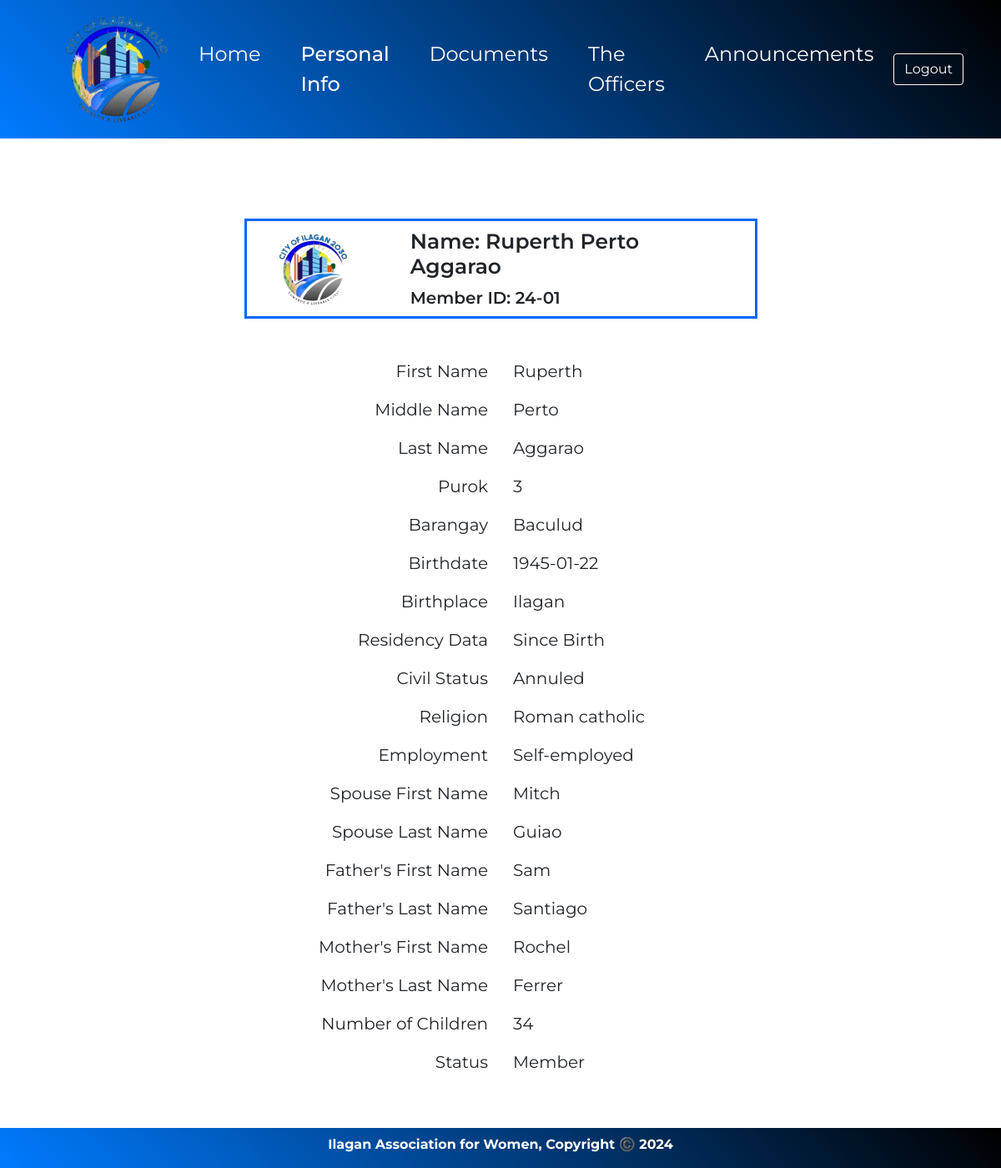
The app's page /user_PersonalInfo.php (signed in) with its own data.
### tables this page shows
CREATE TABLE `resident_info` (
  `resident_id` varchar(10) NOT NULL,
  `first_name` varchar(50) NOT NULL,
  `middle_name` varchar(50) NOT NULL,
  `last_name` varchar(50) NOT NULL,
  `purok` varchar(50) NOT NULL,
  `barangay` varchar(50) NOT NULL,
  `suffix` varchar(50) NOT NULL,
  `alias` varchar(50) NOT NULL,
  `birthday` varchar(50) NOT NULL,
  `sex` varchar(50) NOT NULL,
  `mobile_no` varchar(50) NOT NULL,
  `email` varchar(50) NOT NULL,
  `religion` varchar(50) NOT NULL,
  `civil_stat` varchar(50) NOT NULL,
  `voter_stat` varchar(50) NOT NULL,
  `fathers_last_name` varchar(50) NOT NULL,
  `mothers_first_name` varchar(50) NOT NULL,
  `mothers_last_name` varchar(50) NOT NULL,
  `num_children` varchar(50) NOT NULL,
  `stat` varchar(255) DEFAULT NULL,
  `username` varchar(50) NOT NULL,
  `password` varchar(50) NOT NULL,
  `submission_date` date NOT NULL
);

### functions.php (called while the page is built, shortened)
<?php
    class User
    {
        private $conn;
        public function __construct()
        {
            $database = new Database();
            $db = $database->dbConnection();
            $this->conn = $db;
        }
        public function runQuery($sql)
        {
            $stmt = $this->conn->prepare($sql);
            return $stmt;
        }
    }
?>

### user_PersonalInfo.php (the view, shortened to what this page needs)
<?php
require_once ('functions.php');
$userObj = new User();
?>
<!DOCTYPE html>
<html>
<head>
    <link rel="stylesheet" href="stylesheets/user_PersonalInfo.css">
    <link rel="stylesheet" href="https://cdn.jsdelivr.net/npm/bootstrap@4.5.3/dist/css/bootstrap.min.css">
</head>
<body>
    <div>
        <nav class="navbar navbar-expand-lg mb-5">
            <img src="img/Logo.png" alt="logo" id="nav-img" class="ml-md-5">
            <div class="navbar-collapse collapse  justify-content-center" id="navbar1">
                <ul class="navbar-nav">
                    <li class="nav-item pl-3 pr-3 ">
                        <a class="nav-item nav-link" href="user_Home.php">Home</a>
                    </li>
                    <li class="nav-item pl-3 pr-3 active">
                        <a class="nav-link" href="user_PersonalInfo.php">Personal Info</a>
                    </li>
                    <li class="nav-item pl-3 pr-3">
                        <a class="nav-link" href="user_Documents.php">Documents</a>
                    </li>
                    <li class="nav-item pl-3 pr-3">
                        <a class="nav-link" href="user_BarangayOfficials.php">The Officers</a>
                    </li>
                    <li class="nav-item pl-3 pr-3">
                        <a class="nav-link" href="user_Announcements.php">Announcements</a>
                    </li>
                </ul>
            </div>
            <a href="user_PersonalInfo.php?logout=true">
                <button style="font-family: 'Montserrat', sans-serif !important;" class="btn btn-outline-primary logout-btn  mr-md-5" type="button"  id="logout-btn">Logout</button>
            </a>
        </nav>
    </div>
    <?php
       $resident_id = $_SESSION['session_login']['resident_id'];
       $sql = "SELECT * FROM resident_info WHERE resident_id = '$resident_id'";
       $stmt = $userObj->runQuery($sql);
       $stmt->execute();
       if ($stmt->rowCount() > 0) {
           while ($rowUser = $stmt->fetch(PDO::FETCH_ASSOC)) {
    ?>
    <br><br>
    <div class="row mb-5">
        <div class="col-6 offset-3 justify-content-center" style="height:120px; border: 3px solid #0066ff;">
            <div class="row align-items-center justify-content-around">
                <div class="col-0" >
                    <img src="./img/Logo.png" width="100px" height="100px" class="m-2" alt="icon">
                </div>
                <div class="col-8">
                <h5 class="p-0 m-0 custom-heading">
    Name: <?php print($rowUser['first_name'] . " " . $rowUser['middle_name']. " " . $rowUser['last_name'])  ?>
</h5>
<p class="p-0 pt-2 m-0 custom-paragraph">
    Member ID: <?php print($rowUser['resident_id']) ?>
</p>
                </div>
            </div>
        </div>
    </div>
    <div class="row m-0">
    <div class="col-4 pl-3 offset-2 align-items-left text-right">
    <p class="custom-text">First Name</p>
    <p class="custom-text">Middle Name</p>
    <p class="custom-text">Last Name</p>
    <p class="custom-text">Purok</p>
    <p class="custom-text">Barangay</p>
    <p class="custom-text">Birthdate</p>
    <p class="custom-text">Birthplace</p>
    <p class="custom-text">Residency Data</p>
    <p class="custom-text">Civil Status</p>
    <p class="custom-text">Religion</p>
    <p class="custom-text">Employment</p>
    <p class="custom-text">Spouse First Name</p>
    <p class="custom-text">Spouse Last Name</p>
    <p class="custom-text">Father's First Name</p>
    <p class="custom-text">Father's Last Name</p>
    <p class="custom-text">Mother's First Name</p>
    <p class="custom-text">Mother's Last Name</p>
    <p class="custom-text">Number of Children</p>
    <p class="custom-text">Status</p>
</div>
<div class="col-4 pr-3 offsetr-2 align-items-right text-left">
    <p class="custom-tex"><?php print($rowUser['first_name'])?></p>
    <p class="custom-tex"><?php print($rowUser['middle_name']) ?></p>
    <p class="custom-tex"><?php print($rowUser['last_name']) ?></p>
    <p class="custom-tex"><?php print($rowUser['purok']) ?></p>
    <p class="custom-tex"><?php print($rowUser['barangay']) ?></p>
    <p class="custom-tex"><?php print($rowUser['birthday']) ?></p>
    <p class="custom-tex"><?php print($rowUser['suffix']) ?></p>
    <p class="custom-tex"><?php print($rowUser['sex']) ?></p>
    <p class="custom-tex"><?php print($rowUser['civil_stat']) ?></p>
    <p class="custom-tex"><?php print($rowUser['alias']) ?></p>
    <p class="custom-tex"><?php print($rowUser['voter_stat']) ?></p>
    <p class="custom-tex"><?php print($rowUser['mobile_no']) ?></p>
    <p class="custom-tex"><?php print($rowUser['email']) ?></p>
    <p class="custom-tex"><?php print($rowUser['religion']) ?></p>
    <p class="custom-tex"><?php print($rowUser['fathers_last_name']); ?></p>
    <p class="custom-tex"><?php print($rowUser['mothers_first_name']); ?></p>
    <p class="custom-tex"><?php print($rowUser['mothers_last_name']); ?></p>
    <p class="custom-tex"><?php print($rowUser['num_children']); ?></p>
    <p class="custom-tex">
    <?php
    if (empty($rowUser['stat'])) {
        echo "Not a member yet";
    } else {
        echo "Member";
    }
    ?>
</p>
</div>
    </div>
    <br><br>
    <?php
        };  };
    ?>
    <div class="row m-0 p-0 bg-custom-image">
    <div class="col-12 text-center text-muted">
        <p class="m-0 pb-3 mt-md-2 mt-sm-2">Ilagan Association for Women, Copyright ©️ 2024</p>
    </div>
    </div>
</body>
</html>

### stylesheets/user_PersonalInfo.css (style rules this page uses)
body { font-family: 'Montserrat', sans-serif !important; margin:0; }
.navbar { background: linear-gradient(45deg, #007bff, #000); color:#ff5722; clear: both; }
.navbar ul li a { color: white; }
.navbar-nav .active a { color: white; font-weight: 500; }
.nav-link { font-family: 'Montserrat'; font-weight: 400; font-size: 1.5rem; padding:1rem; text-decoration: none; }
.logout-btn { color: white !important; border-color: white !important; }

### user_PersonalInfo.php (style rules this page uses)
.custom-paragraph { font-family: 'Montserrat', sans-serif; font-size: 20px; font-weight: 600; }
.custom-heading { font-family: 'Montserrat', sans-serif; font-size: 25px; font-weight: 600; }
.bg-custom-image .text-muted { background: linear-gradient(45deg, #007bff, #000); font-weight: bold; color: white !important; }
.custom-text { font-family: 'Montserrat', sans-serif; font-size: 20px; }
.custom-tex { font-family: 'Montserrat', sans-serif; font-size: 20px; }

### records on screen
resident_info: first_name "Ruperth", middle_name "Perto", last_name "Aggarao", resident_id "24-01", purok "3", barangay "Baculud", birthday "1945-01-22", suffix "Ilagan", sex "Since Birth", civil_stat "Annuled", alias "Roman catholic", voter_stat "Self-employed", mobile_no "Mitch", email "Guiao", religion "Sam", fathers_last_name "Santiago", mothers_first_name "Rochel", mothers_last_name "Ferrer", num_children "34", stat "Member"
